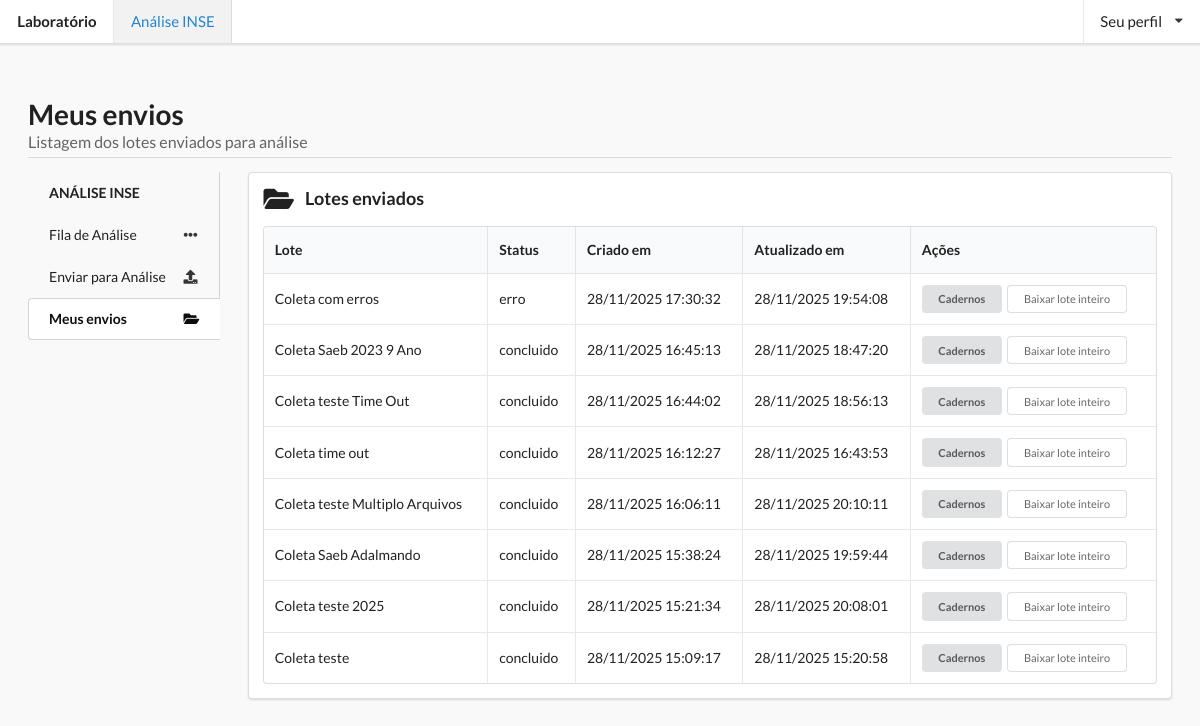
/index.php?action=meusEnvios, run on the app's committed database.
### tables this page shows
CREATE TABLE `lotes_correcao` (
  `id` int NOT NULL AUTO_INCREMENT,
  `lote_id` varchar(255) NOT NULL,
  `s3_prefix` varchar(500) NOT NULL,
  `total_arquivos` int NOT NULL DEFAULT '0',
  `status` enum('uploaded','em_processamento','concluido','erro') NOT NULL DEFAULT 'uploaded',
  `mensagem_erro` text,
  `criado_em` datetime NOT NULL,
  `atualizado_em` datetime NOT NULL,
  `tempo_processamento_segundos` int DEFAULT NULL,
  PRIMARY KEY (`id`),
  UNIQUE KEY `uq_lote` (`lote_id`)
);

### controllers/UploadFolhasRespostasController.php (called while the page is built, shortened)
<?php
final class UploadFolhasRespostasController
{
    private PDO $db;
    public function __construct()
    {
        $this->db = new PDO(
            'mysql:host=localhost;port=23306;dbname=corretor_saeb;charset=utf8mb4',
            'root',
            'root',
            [PDO::ATTR_ERRMODE => PDO::ERRMODE_EXCEPTION]
        );
    }
    private function getDb(): PDO
    {
        return $this->db;
    }
    private function render(string $view, array $data = []): void
    {
        extract($data);
        $controller = $this;
        require __DIR__ . "/../views/uploadFolhasRespostas/{$view}.php";
    }
    public function actionMeusEnvios(): void
    {
        $this->pgTitulo = 'Meus envios';
        $db = $this->getDb();
        $stmt = $db->query("
            SELECT lote_id, status, criado_em, atualizado_em, mensagem_erro
            FROM lotes_correcao
            ORDER BY criado_em DESC
        ");
        $lotes = $stmt->fetchAll(PDO::FETCH_ASSOC);
        $this->render('meusEnvios', compact('lotes'));
    }
}

### views/uploadFolhasRespostas/meusEnvios.php (the view, shortened to what this page needs)
<!DOCTYPE html>
<html lang="pt-BR">
<head>
    <link rel="stylesheet" href="https://cdn.jsdelivr.net/npm/semantic-ui@2.5.0/dist/semantic.min.css">
</head>
<body>
<div style="min-height: 100vh; display: flex; flex-direction: column">
    <header>
        <div class="ui top fixed large menu">
            <a class="logo header item" href="index.php">Laboratório</a>
            <a class="blue active item" href="index.php?action=verFila">Análise INSE</a>
            <div class="right menu">
                <div class="ui dropdown item" style="text-align:center">
                    Seu perfil
                    <i class="dropdown icon"></i>
                </div>
            </div>
        </div>
    </header>
    <main id="main" style="flex-grow:1">
        <h1 class="ui dividing header">
            <div class="content">
                <?= htmlspecialchars($controller->pgTitulo) ?>
                <div class="sub header">Listagem dos lotes enviados para análise</div>
            </div>
        </h1>
        <div class="ui stackable grid">
            <div class="three wide column">
                <?php require __DIR__ . '/incl/menuLateral.php'; ?>
            </div>
            <div class="thirteen wide column">
                <div class="ui segment">
                    <h3 class="ui header">
                        <i class="folder open icon"></i>
                        <div class="content">Lotes enviados</div>
                    </h3>
                    <table class="ui celled table">
                        <thead>
                        <tr>
                            <th>Lote</th>
                            <th>Status</th>
                            <th>Criado em</th>
                            <th>Atualizado em</th>
                            <th>Ações</th>
                        </tr>
                        </thead>
                        <tbody>
                        <?php if ($lotes): ?>
                            <?php foreach ($lotes as $lote): ?>
                                <tr>
                                    <td><?= htmlspecialchars($lote['lote_id']) ?></td>
                                    <td><?= htmlspecialchars($lote['status']) ?></td>
                                    <td><?= date('d/m/Y H:i:s', strtotime($lote['criado_em'])) ?></td>
                                    <td>
                                        <?= $lote['atualizado_em'] ? date('d/m/Y H:i:s', strtotime($lote['atualizado_em'])) : '-' ?>
                                    </td>
                                    <td>
                                        <a class="ui mini button" href="index.php?action=meusCadernos&lote_id=<?= urlencode($lote['lote_id']) ?>">
                                            Cadernos
                                        </a>
                                        <a class="ui mini basic button" href="index.php?action=downloadLote&lote_id=<?= urlencode($lote['lote_id']) ?>">
                                            Baixar lote inteiro
                                        </a>
                                    </td>
                                </tr>
                            <?php endforeach; ?>
                        <?php else: ?>
                            <tr>
                                <td colspan="5">Nenhum lote enviado ainda.</td>
                            </tr>
                        <?php endif; ?>
                        </tbody>
                    </table>
                </div>
            </div>
        </div>
    </main>
</div>
</body>
</html>

### views/uploadFolhasRespostas/meusEnvios.php (style rules this page uses)
body { background-color: #f9f9f9; }
#main { margin-top: 72px; padding: 2rem; }

### data on the page
lotes_correcao: lote "Coleta com erros", status "erro", criado_em "28/11/2025 17:30:32", atualizado_em "28/11/2025 19:54:08"
lotes_correcao: lote "Coleta Saeb 2023 9 Ano", status "concluido", criado_em "28/11/2025 16:45:13", atualizado_em "28/11/2025 18:47:20"
lotes_correcao: lote "Coleta teste Time Out", status "concluido", criado_em "28/11/2025 16:44:02", atualizado_em "28/11/2025 18:56:13"
lotes_correcao: lote "Coleta time out", status "concluido", criado_em "28/11/2025 16:12:27", atualizado_em "28/11/2025 16:43:53"
lotes_correcao: lote "Coleta teste Multiplo Arquivos", status "concluido", criado_em "28/11/2025 16:06:11", atualizado_em "28/11/2025 20:10:11"
lotes_correcao: lote "Coleta Saeb Adalmando", status "concluido", criado_em "28/11/2025 15:38:24", atualizado_em "28/11/2025 19:59:44"
lotes_correcao: lote "Coleta teste 2025", status "concluido", criado_em "28/11/2025 15:21:34", atualizado_em "28/11/2025 20:08:01"
lotes_correcao: lote "Coleta teste", status "concluido", criado_em "28/11/2025 15:09:17", atualizado_em "28/11/2025 15:20:58"

### other printed values
$controller->pgTitulo "Meus envios"
